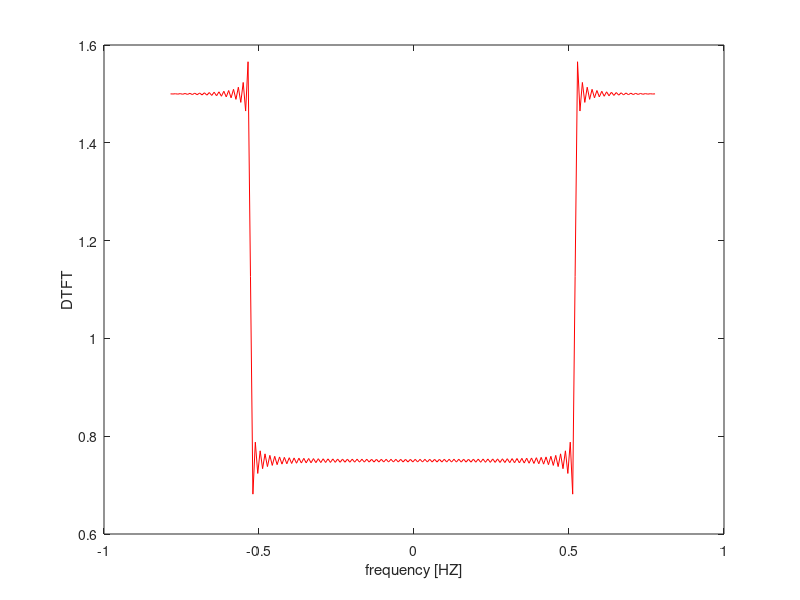

The MATLAB source for this figure:
n = -100:1:100;
T2 = 8;
X1= sinc((n.*T2)./6);
X_1 = fft(X1);
y = fftshift(X_1);
Y = abs(y);
fs =2*pi/4;
df = fs/ length(X1);
fn = fs/2;
figure();
f = -fn:df:fn-df;
plot(f,Y,'r');
xlabel('frequency [HZ]');
ylabel('DTFT')
